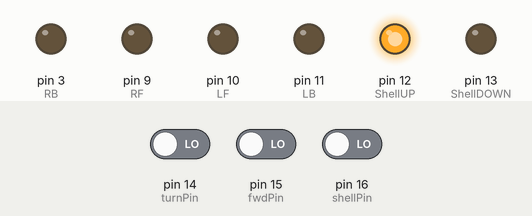
This sketch was run on a simulated Arduino Uno, built with avr-gcc and run on an emulated ATmega328P. Shown: output pins drawn as LEDs (lit = HIGH). The inputs (shaded band) are chosen by the test bench; at power-on: pin 14 (turnPin) LOW, pin 15 (fwdPin) LOW, pin 16 (shellPin) LOW.

Above: at 0.1 s.
Timing chart, 0 to 1.6 s (numbered marks = the images above):
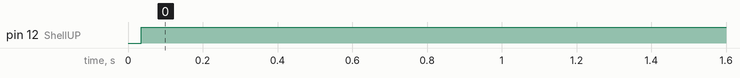

Measured:
- by itself, pin 12 (ShellUP): LOW → HIGH at 0.04 s

The sketch:

sketch_feb19a.ino
```cpp
/*
* Ultrasonic Sensor HC-SR04 and Arduino Tutorial
* by Dejan Nedelkovski,
* www.HowToMechatronics.com
*/

// Motor control tutorial: https://lastminuteengineers.com/l293d-dc-motor-arduino-tutorial/

////L293D
////Pins 3,5,6,9,10,11 provide 8 bit PWM output with analogWrite

//L293D 1
const int ShellUP  = 12;  // Pin 14 of L293
const int ShellDOWN = 13;  // Pin 10 of L293

//L293D 2
const int LF  = 10; // Pin  7 of L293
const int LB= 11;  // Pin  2 of L293

const int RF = 9;
const int RB = 3;

//radio
//pins A0-A5 are pins 14-19, input pins only (slower than regular pins?)
const int shellPin = 16;
const int fwdPin = 15;
const int turnPin = 14;


const int turniness = 255;
const int maxMotSpd = 255;

// defines variables
long duration;
int distance;


int stateU;
//
//SETUP
//
void setup() {

// Set all the motor control pins to outputs
  pinMode(ShellUP, OUTPUT);
  pinMode(ShellDOWN, OUTPUT);
  pinMode(LF, OUTPUT);
  pinMode(LB, OUTPUT);
  pinMode(RF, OUTPUT);
  pinMode(RB, OUTPUT);

  // Turn off motors - Initial state
  digitalWrite(LF, LOW);
  digitalWrite(LB, LOW);
  digitalWrite(RF, LOW);
  digitalWrite(RB, LOW);

  //manual control code
  pinMode(shellPin,INPUT);
  pinMode(fwdPin,INPUT);
  pinMode(turnPin,INPUT);

  //Serial.begin(9600); // Starts the serial communication
}


//
// BASIC FUNCTIONS/ACTIONS
//
void stop(){
    //And this code will stop motors
    analogWrite(LF, 0);
    analogWrite(LB, 0);
    analogWrite(RF, 0);
    analogWrite(RB, 0);
    analogWrite(ShellUP, 0);
    analogWrite(ShellDOWN, 0);

  }

void turnDir(int wheel,int spd,bool dir){
    if (wheel==0){
//      analogWrite(enA, spd);
      if(dir){
          analogWrite(LF, spd);
          analogWrite(LB, 0);
      } else{
          analogWrite(LF, 0);
          analogWrite(LB, spd);
      }

    } else if(wheel==1){
//        analogWrite(enB, spd);
        if (dir){

          analogWrite(RF, spd);
          analogWrite(RB, 0);
        } else{
          analogWrite(RF, 0);
          analogWrite(RB, spd);
        }
    }
  }

//angle in degrees cuz easier
void move(float angle,float speed = 1.0,bool direction=true){
    float ls,rs;
    if (angle > 0){
      ls = maxMotSpd - angle * turniness;
      rs = maxMotSpd;
    }
    else if (angle <= 0){
      ls = maxMotSpd;
      rs = maxMotSpd + angle* turniness;
    }

    turnDir(1,int(ls*speed),direction);
    turnDir(0,int(rs*speed),direction);
}


//TODO: Maybe fix the directions the motors spin for going up/down
bool shellState = false;
void shellDown(bool down){
//  analogWrite(enS, shellDownSpeed);
  if (shellState != down){
    if(!down){
      digitalWrite(ShellUP, LOW);
      digitalWrite(ShellDOWN, HIGH);
    //delay(200);
      //digitalWrite(ShellUP, LOW);
      //digitalWrite(ShellDOWN, LOW);
    } else{
      digitalWrite(ShellUP, HIGH);
      digitalWrite(ShellDOWN, LOW);
    }
    shellState = down;

  }


}


int topZone = 1550; int bottomZone = 1350;
int minIn = 990; int maxIn = 1950;
float posToSignedByte(int in){
  //return in;
  //if we get no signal, do nothing...
  if (in == 0){return 0;}
  //if in deadzone, return 0 (assume no motion)
  if (in < topZone && in > bottomZone){return 0;}
  //if in lower half, return in [-255,0] proportional-ish to input
  float res = 0;
  if (in >= topZone) {
    res =  float(in-topZone)/float(maxIn-topZone);
  }
  //if in upper half, return in [0,255] proportional-ish to input
  if (in <= bottomZone) {
    res = float(in-bottomZone)/float(bottomZone-minIn);
  }
  return min(1.0,max(-1.0,res));
}

void loop() {
  delay(10);
  int shellIn = pulseIn(shellPin,HIGH,25000);
  //shellDown(true);
  if(shellIn > topZone){shellDown(false);}
  else if(shellIn < bottomZone){shellDown(true);}
  float fwdIn = posToSignedByte(pulseIn(fwdPin,HIGH,25000));
  float turnIn = posToSignedByte(pulseIn(turnPin,HIGH,25000));
  move(turnIn,abs(fwdIn), fwdIn > 0);


}
```
